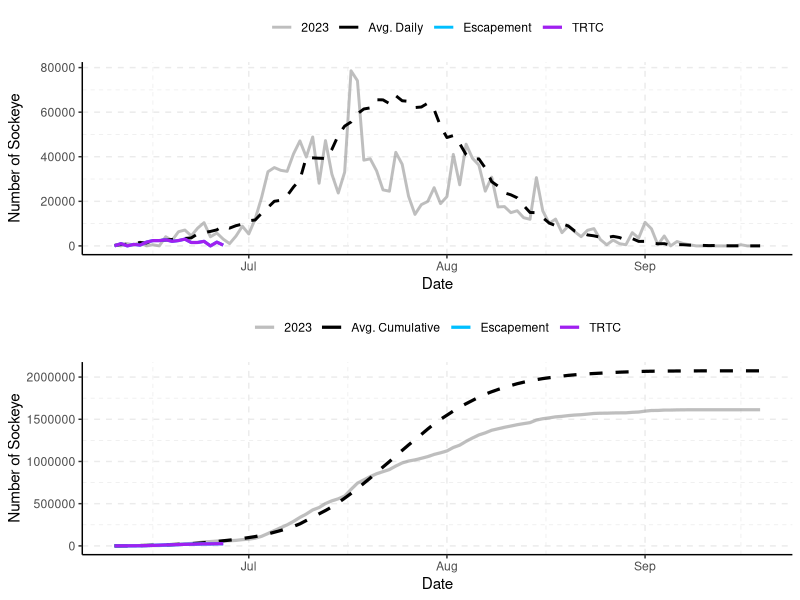
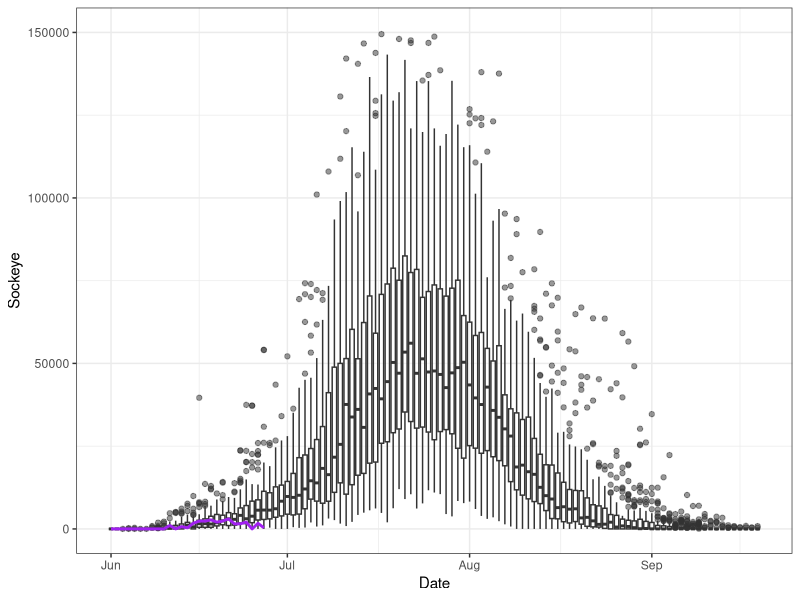
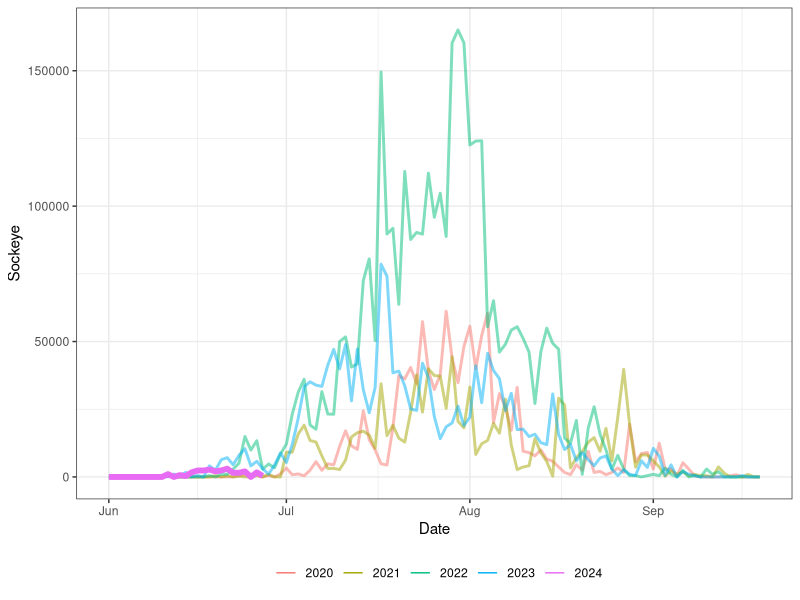
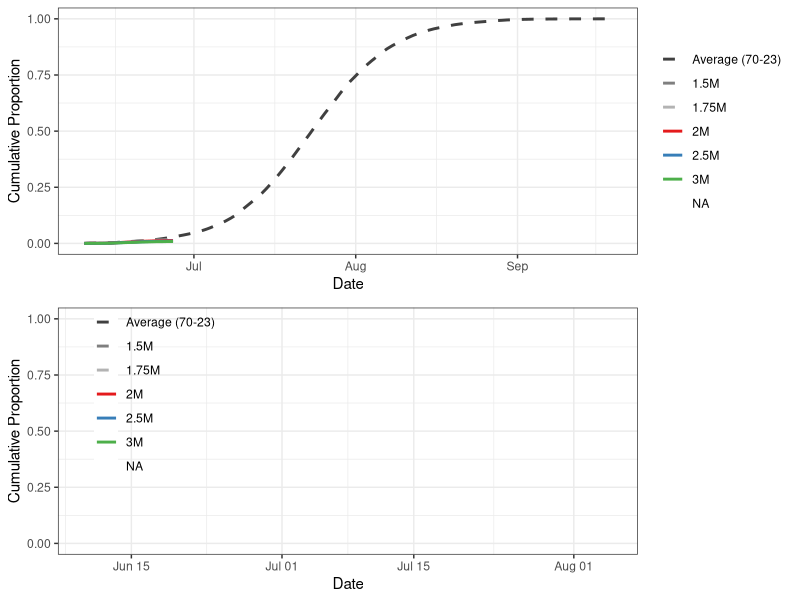
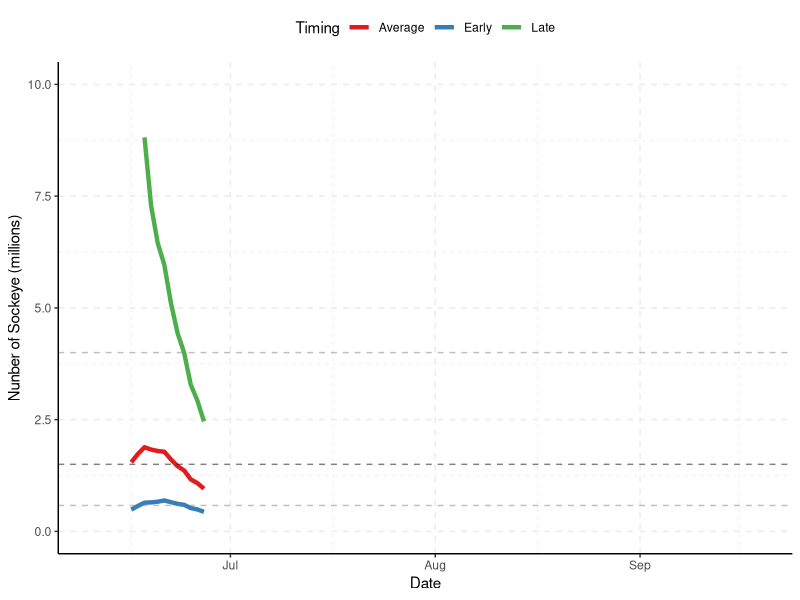
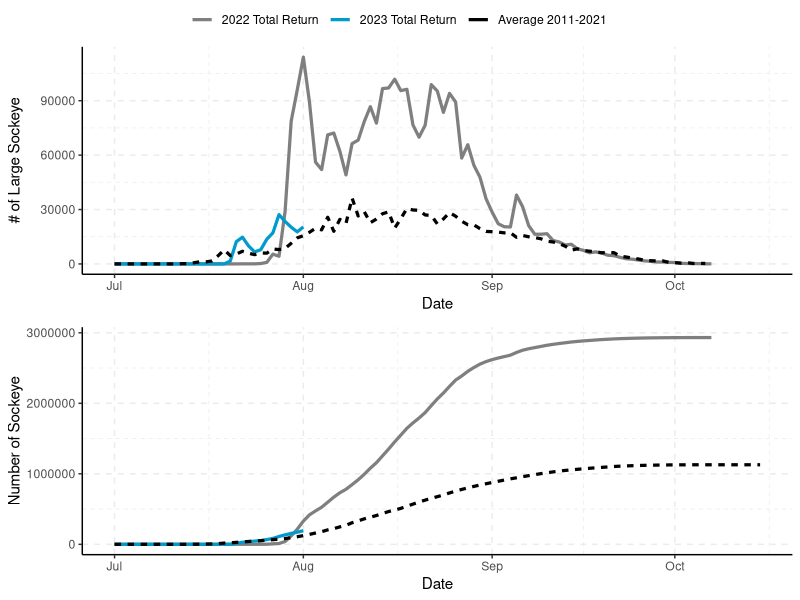
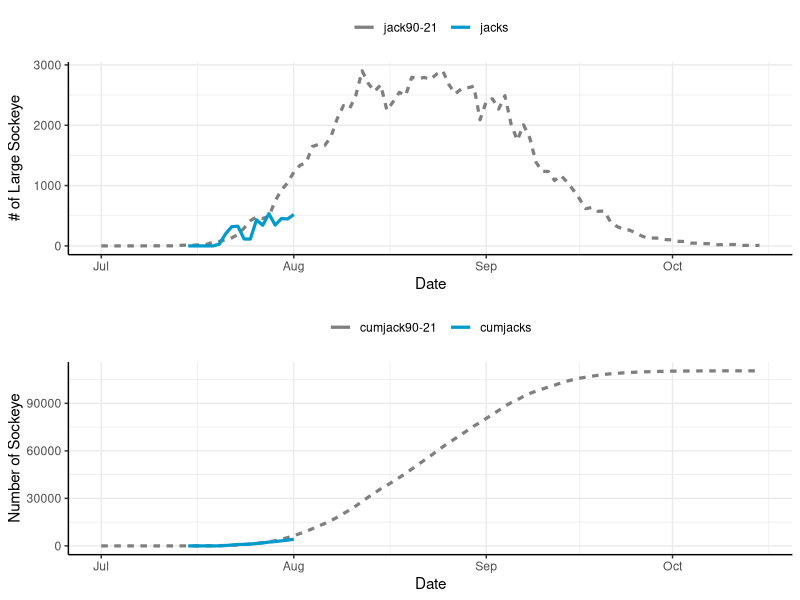
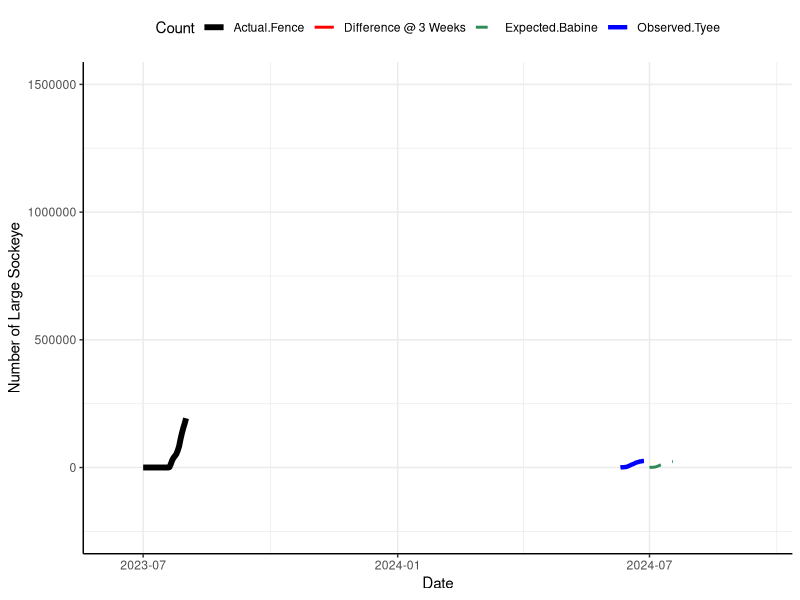

Write R code to recreate these figures, in order.
## ---- chunk 1
library(tidyverse)
library(data.table)
library(readxl)
library(knitr)
library(ggpubr)
library(kableExtra)

options(scipen=10000)
## ---- chunk 2
data<-read_excel("data/tyee and catch and fence in-season updates 2024.xlsx",sheet="Tyee")
data$Date<-as.Date(data$Date)
## ---- chunk 3
tyee.day<-as.Date("2024-06-27")
tyee.date<-"June 27"
fence.day<-as.Date("2024-06-27")
fence.date<-"June 27"
## ---- chunk 4
i<-match(tyee.day,data$Date)

average<-data$average[i]

e<-data$cumtyee[i]
t<-data$cumtrtc[i]
c<-data$cumcatch[i]

avgper<-round(data$Runtiming[i],3)*100
earlyper<-round(data$Runtiming[i+7],3)*100
lateper<-round(data$Runtiming[i-7],3)*100

#stat2<-data.frame(`Cumulative to Date`=c("Escapement Past Tyee","TRTC (Escapement+Catch)","Catch (preliminary"),`Number of Sockeye`=c(e,t,c))
#kable(stat2,caption=paste0("Cumulative escapement, TRTC, and catch to ",todate,"."))

stat3<-data.frame(`Cumulative to Date`=c("Escapement Past Tyee","TRTC (Escapement+Catch)","Catch (preliminary)"),`Number of Sockeye`=c(e,t,c),
                  `Run Timing`=c("Average","One week early","One week late"),`Percent Through`=c(avgper,earlyper,lateper))

kable(stat3,caption=paste0("Cumulative escapement, TRTC, and catch to ",tyee.date,"."))

## ---- chunk 5
escandtrtcdaily<-data%>%select(Date,Escapement=esctyee,TRTC=`dailytrtc`,`Avg. Daily`=`average70-23`,"2023"=esc23)%>%
  pivot_longer(2:5,values_to="Number of Sockeye",names_to="Type")%>%
  mutate(lt=case_when(Type=="Escapement"|Type=="TRTC"~"2024",
                      Type=="Avg. Daily"~"Average",
                      Type=="2023"~"2023"))

t1<-ggplot(escandtrtcdaily,aes(x=Date,y=`Number of Sockeye`,color=Type,linetype=lt,size=Type,alpha=Type))+
  geom_line()+
  scale_size_manual(values=c(1,1,1,1.1))+
  scale_alpha_manual(values=c(.5,1,1,1))+
  scale_color_manual(values=c("grey50","black","deepskyblue1","purple"))+
  scale_linetype_manual(values=c("solid","solid","dashed"))+
  theme_classic()+
  grids(linetype = "dashed")+
  theme(legend.title = element_blank(),legend.position = "top")+
  guides(linetype="none")


escandtrtccum<-data%>%select(Date,Escapement=cumtyee,TRTC=cumtrtc,`Avg. Cumulative`=`cum70-23`,"2023"=cum23)%>%
  pivot_longer(2:5,values_to="Number of Sockeye",names_to="Type")%>%
  mutate(lt=case_when(Type=="Escapement"|Type=="TRTC"~"2024",
                      Type=="Avg. Cumulative"~"Average",
                      Type=="2023"~"2023"))

t2<-ggplot(escandtrtccum,aes(x=Date,y=`Number of Sockeye`,color=Type,linetype=lt,alpha=Type))+
  geom_line(linewidth=1.1)+
  scale_linetype_manual(values=c("solid","solid","dashed"))+
  scale_size_manual(values=c(1,1,1,1.1))+
  scale_alpha_manual(values=c(.5,1,1,1))+
  scale_color_manual(values=c("grey50","black","deepskyblue1","purple"))+
  theme_classic()+
  grids(linetype = "dashed")+
  theme(legend.title = element_blank(),legend.position = "top")+
  guides(linetype="none")
## ---- chunk 6
#| label: fig-plot
#| echo: false
#| results: asis
#| message: false
#| warning: false
#| fig-cap: "Daily (top) and cumulative (bottom) estimated escapement and TRTC (escapement + adjusted catch) at the Tyee test fishery versus the 1985-2023 average."
#| fig-height: 8

ggarrange(t1,t2,align="v",ncol=1)

## ---- chunk 7
#| label: fig-tyee
#| echo: false
#| message: false
#| warning: false
#| fig-cap: "Daily run through Tyee (uncorrected) from 1970-2023. 2024 run is shown in purple."
#| fig-height: 5

daily<-read_excel("data/tyee and catch and fence in-season updates 2024.xlsx",sheet="tyee daily")

gg.daily<-daily%>%
  pivot_longer("1970":"2024",names_to="Year",values_to="Sockeye")%>%
  mutate(Year=as.numeric(Year))

ggplot(gg.daily,aes(x=Date,y=Sockeye,group=Date))+
  geom_boxplot(fill="white",alpha=.5)+
      geom_line(data=gg.daily%>%filter(Year==2024),aes(x=Date,y=Sockeye,group=1),color="purple",linewidth=1)+
  ylim(0,150000)+
  theme_bw()
## ---- chunk 8
#| label: fig-tyee2
#| echo: false
#| warning: false
#| message: false
#| fig-cap: "Daily run through Tyee (uncorrected) since 2020. 2024 run is shown in purple."
#| fig-height: 5

gg.daily2<-gg.daily%>%filter(Year>=2020)%>%
  mutate(per=ifelse(Year==2024,"current","past"))

ggplot(gg.daily2,aes(x=Date,y=Sockeye,color=factor(Year),linewidth=per,alpha=per))+
  geom_line()+
  scale_linewidth_manual(values=c(2,1))+
  scale_alpha_manual(values=c(1,.5))+
  theme_bw()+
  guides(alpha="none",linewidth="none")+
  labs(color="")+
  theme(legend.position = "bottom")


## ---- chunk 9
#| label: fig-cumu
#| include: false
#| echo: false
#| message: false
#| warning: false
#| fig-cap: "Cumulative estimated daily proportion of TRTC based on 1985-2021 average."
#| fig-height: 8

i<-match(tyee.day,data$Date)

early<-data$early[i]
average<-data$average[i]
late<-data$late[i]

names(data)

pcum<-datapcum<-data%>%select(Date,cumtrtc,"Average (70-23)"=`pcum70-23`)%>%
  mutate(`1.5M`=cumtrtc/1500000,
         `1.75M`=cumtrtc/1750000,
         `2M`=cumtrtc/2000000,
         `2.5M`=cumtrtc/2500000,
         `3M`=cumtrtc/3000000,
         "Early (70-23)"=lead(`Average (70-23)`,7),
         "Late (70-23)"=lag(`Average (70-23)`,7))%>%
  select(-cumtrtc)%>%
  pivot_longer(2:9,names_to="Type",values_to="cp")%>%
  mutate(Type=factor(Type,levels=c("Early (85-21)","Average (70-23)", "Late (85-21)"
                                   ,"1.5M","1.75M","2M","2.5M","3M")))

cols<-RColorBrewer::brewer.pal(5, "Set1")

g1<-ggplot(pcum,aes(x=Date,y=cp,color=Type,linetype=Type))+
  geom_line(size=1)+
  scale_colour_manual(values=c("grey25","grey50","grey70",cols))+
  scale_linetype_manual(values=c("dashed","dashed","dashed","solid","solid","solid","solid","solid"))+
  theme_bw()+
  labs(y="Cumulative Proportion")+
  theme(legend.title=element_blank(),legend.position.inside=c(.85,.35),legend.background = element_blank())

g2<-ggplot(pcum,aes(x=Date,y=cp,color=Type,linetype=Type))+
  geom_line(size=1)+
  scale_colour_manual(values=c("grey25","grey50","grey70",cols))+
  scale_linetype_manual(values=c("dashed","dashed","dashed","solid","solid","solid","solid","solid"))+
  theme_bw()+
  labs(y="Cumulative Proportion")+
  theme(legend.title=element_blank(),legend.position=c(.17,.65),legend.background = element_blank())+
  ylim(0,1)+
  xlim(as.Date("2023-06-10"),as.Date("2023-08-05"))

ggarrange(g1,g2,align="v",ncol=1)

## ---- chunk 10
#| label: fig-table
#| echo: false
#| results: asis

i<-match(tyee.day,data$Date)

early<-round(data$early[i],0)
average<-round(data$average[i],0)
late<-round(data$late[i],0)

stat1<-data.frame(`Run-Timing`=c("Early","Average","Late"),`Forecasted Final Run Size`=c(early,average,late))

kable(stat1,caption="Forecasted sockeye final TRTC based on early, average and late run-timing.")

## ---- chunk 11
#| label: fig-fore
#| echo: false
#| warning: false
#| fig-cap: "Forecasted final TRTC of Skeena sockeye based on the simple scalar run-timing model. The dashed horizontal lines show the median p50 value of the pre-season forecast (black), and the 90% confidence intervals (grey)."
#| fig-height: 4

tyeemodel<-data%>%select(Date,Early=early,Average=average,Late=late)%>%
  pivot_longer(2:4,values_to="Number of Sockeye",names_to="Timing")

ggplot(tyeemodel,aes(x=Date,y=`Number of Sockeye`/10^6,color=Timing))+
  geom_line(size=1.5)+
  labs(y="Nunber of Sockeye (millions)")+
  scale_color_brewer(palette="Set1")+
  theme_classic()+
  ylim(0,10)+
  geom_hline(yintercept=.580,linetype="dashed",alpha=.5,color="grey50")+
  geom_hline(yintercept=1.5,linetype="dashed",alpha=.5,color="black")+
  geom_hline(yintercept=4,linetype="dashed",alpha=.5,color="grey50")+
  grids(linetype = "dashed")+
  theme(legend.position = "top")
## ---- chunk 12
#| echo: false
#| results: asis
#| include: false

fence<-read_excel("data/tyee and catch and fence in-season updates 2023.xlsx",sheet="Babine")
fence$Date<-as.Date(fence$Date)
## ---- chunk 13
#| label: fig-table2
#| echo: false
#| results: asis
#| include: false

i<-match(fence.day,fence$Date)

totalrun<-fence$cumrun[i]
cumjacks<-fence$cumjacks[i]

stat2<-data.frame(`Babine Fence`=c("Large Sockeye","Jacks"),`Total Run`=c(totalrun,cumjacks))

kable(stat2,caption=paste0("Cumulative large sockeye and jacks to Babine River fence to ",fence.date,".")) %>% kable_styling(latex_options = "HOLD_position")

## ---- chunk 14
#| echo: false
#| warning: false
#| include: false

fencedaily<-fence%>%select(Date,`2023 Total Return`=totalrun,`2022 Total Return`=dailyTR.2022,`Average 2011-2021`=`avg11-21`)%>%
  pivot_longer(2:4,values_to="Number of Sockeye",names_to="Type")%>%
  mutate(lt=case_when(Type=="2022 Total Return"|Type=="2023 Total Return"~"Annual",
                      Type=="Average 2011-2021"~"Average"))

b1<-ggplot(fencedaily,aes(x=Date,y=`Number of Sockeye`,color=Type,linetype=lt))+
  geom_line(size=1.1)+
  scale_color_manual(values=c("grey50","deepskyblue3","black"))+
  theme_classic()+
  grids(linetype = "dashed")+
  theme(legend.title = element_blank(),legend.position = "top")+
  guides(linetype="none")+
  labs(y="# of Large Sockeye")

fencecum<-fence%>%select(Date,`2023 Total Return`=cumrun,`Average 2011-2021`=`cumavg11-21`,`2022 Total Return`=cumTR.2022)%>%
  pivot_longer(2:4,values_to="Number of Sockeye",names_to="Type")%>%
  mutate(lt=case_when(Type=="2022 Total Return"|Type=="2023 Total Return"~"Annual",
                      Type=="Average 2011-2021"~"Average"))

b2<-ggplot(fencecum,aes(x=Date,y=`Number of Sockeye`,color=Type,linetype=lt))+
  geom_line(size=1.1)+
  scale_color_manual(values=c("grey50","deepskyblue3","black"))+
  theme_classic()+
  grids(linetype = "dashed")+
  theme(legend.title = element_blank(),legend.position = "top")+
  guides(linetype="none")

## ---- chunk 15
#| label: fig-babine
#| echo: false
#| warning: false
#| fig-cap: "Top panel: Total run to Babine fence for 2023 compared to 2022 (recent highest year) and the average from 2011-2021. Bottom panel: Cumulative estimated run to the Babine fence for 2023 and the average from 2011-2021."
#| include: false
#| fig-height: 5.5

ggarrange(b1,b2,ncol=1,align="v",common.legend = TRUE)

## ---- chunk 16
#| echo: false
#| warning: false
#| include: false

fencejacks<-fence%>%select(Date,jacks=dailytotaljacks,`jack90-21`)%>%
  pivot_longer(2:3,values_to="Number of Sockeye",names_to="Type")%>%
  mutate(lt=case_when(Type=="jacks"~"Annual",
                      Type=="jack90-21"~"Average"))

j1<-ggplot(fencejacks,aes(x=Date,y=`Number of Sockeye`,color=Type,linetype=lt))+
  geom_line(size=1.1)+
  scale_color_manual(values=c("grey50","deepskyblue3","black"))+
  theme_classic()+grids()+
  theme(legend.title = element_blank(),legend.position = "top")+
  guides(linetype="none")+
  labs(y="# of Large Sockeye")

jackscum<-fence%>%select(Date,cumjacks,`cumjack90-21`)%>%
  pivot_longer(2:3,values_to="Number of Sockeye",names_to="Type")%>%
  mutate(lt=case_when(Type=="cumjacks"~"Annual",
                      Type=="cumjack90-21"~"Average"))

j2<-ggplot(jackscum,aes(x=Date,y=`Number of Sockeye`,color=Type,linetype=lt))+
  geom_line(size=1.1)+
  scale_color_manual(values=c("grey50","deepskyblue3","black"))+
  theme_classic()+grids()+
  theme(legend.title = element_blank(),legend.position = "top")+
  guides(linetype="none")

## ---- chunk 17
#| label: fig-cumu_bab
#| echo: false
#| warning: false
#| fig-cap: "Daily (top) and cumulative (bottom) estimated total run of sockeye jacks in 2023 at the Babine Fence versus the 1990-2021 average."
#| include: false
#| fig-height: 6

ggarrange(j1,j2,align="v",ncol=1)

## ---- chunk 18
#| label: fig-diff
#| echo: false
#| fig-cap: "Estimated difference in sockeye between escapement past Tyee and the Babine Fence based on 3 week migration timing, 10% non-Babine stocks, and in-river FSC and demo catch to date. The solid blue line is the escapement past Tyee, the dotted green line is the expected run at the Babine fence, the solid black line is the actual total run at the fence, and the red line is the difference between the black line and green line (fence run - expected run)."
#| include: false
#| fig-height: 6

#Explanation for figure
#This comparison aims to provide a coarse idea on the catchability at Tyee. #The red line in the figure below shows the difference between the escapement #past Tyee and the total run being counted at the Babine Fence, based on some #assumptions. These assumptions include 3 week migration timing, 10% #non-Babine stock composition and a rough estimate of in-river FSC and demo #harvest to date between Tyee and Babine. In 2023 some sockeye were missed #due to the delay from wildfire evacuations, however DFO and LBN staff #indicate that no sockeye were visible below the fence when it was evacuated, #and therefore the number of sockeye missed was probably fairly low. #Additional analysis will be required to provide an estimate of the number of #missed sockeye.

pernonbabine<-.1

ty<-data%>%select(Date, Observed.Tyee=cumtyee)
fe<-fence%>%select(Date,Actual.Fence=cumrun)

inrivercatch<-read_excel("data/tyee and catch and fence in-season updates 2023.xlsx",sheet="inriver catch")
inrivercatch$Date<-as.Date(inrivercatch$Date)

ca<-inrivercatch%>%select(Date,inriver.harvest)

comp<-merge(ty,fe,all=TRUE)%>%merge(ca,all=TRUE)%>%
  mutate(Expected.Babine=lag((1-pernonbabine)*Observed.Tyee,21),
         `Difference @ 3 Weeks`=Actual.Fence-Expected.Babine-inriver.harvest)%>%
  select(-inriver.harvest)%>%
  pivot_longer(2:5,names_to="Count",values_to="Fish")

ggplot(comp,aes(x=Date,y=Fish,color=Count,size=Count,linetype=Count))+
  geom_line()+
  theme_classic()+grids()+
  scale_colour_manual(values=c("black","red","seagreen4","blue"))+
  scale_linetype_manual(values=c("solid","solid","dashed","solid"))+
  scale_size_manual(values=c(2,1,1,1.5))+
  theme(legend.position="top")+
  labs(y="Number of Large Sockeye")+
  ylim(-250000,1500000)

## ---- chunk 19
#| echo: false
#| warning: false
#| include: false

hcr<-data.frame(TRTC=c(0,1050000,2000000,4000000,5000000),
                HR=c(0,0,.2,.4,.4))

p1<-ggplot(hcr,aes(x=TRTC/10^6,y=HR))+
  geom_line(size=1.1)+
  geom_vline(xintercept=average/10^6,linetype="dashed",col="#E41A1C")+
  geom_vline(xintercept=late/10^6,linetype="dashed",col="#4DAF4A")+
  geom_vline(xintercept=early/10^6,linetype="dashed",col="#377EB8")+
  theme_bw()+
  ylim(0,1)+
  labs(y="Canadian Harvest Rate",x="Skeena sockeye return to Canada (millions)")

data<-data%>%rowwise()%>%mutate("TAC-average"=case_when(average<1050000~0,
                          average>=1050000&average<2000000~((average-1050000)/(2000000-1050000)*(.2-.0)+0)*average,
                          average>=2000000&average<4000000~((average-2000000)/(4000000-2000000)*(.4-.2)+.2)*average,
                          average>=4000000~.4*average),
                          "TAC-late"=case_when(late<1050000~0,
                          late>=1050000&late<2000000~((late-1050000)/(2000000-1050000)*(.2-.0)+0)*late,
                          late>=2000000&late<4000000~((late-2000000)/(4000000-2000000)*(.4-.2)+.2)*late,
                          late>=4000000~.4*late),
                          "TAC-early"=case_when(early<1050000~0,
                          early>=1050000&early<2000000~((early-1050000)/(2000000-1050000)*(.2-.0)+0)*early,
                          early>=2000000&early<4000000~((early-2000000)/(4000000-2000000)*(.4-.2)+.2)*early,
                          early>=4000000~.4*early))

ggcatch<-data%>%select(Date,`Cumulative Catch 2023`=cumcatch,
                       `TAC-average`,`TAC-early`,`TAC-late`)%>%
  pivot_longer(2:5,names_to="Catch Type",values_to="Catch")%>%
  filter(Date>"2023-07-01"&Date<"2023-08-15")


p2<-ggplot(ggcatch,aes(x=Date,y=Catch,color=`Catch Type`,size=`Catch Type`,linetype=`Catch Type`))+
  geom_line(size=1.1)+
  scale_color_manual(values=c("black","#E41A1C","#377EB8","#4DAF4A"))+
  scale_size_manual(values=c(2,1,1,1))+
  scale_linetype_manual(values=c("solid","dashed","dashed","dashed"))+
  theme_bw()+
  labs(y="Number of Sockeye")+
  theme(legend.position="top")

catch<-data%>%select(Date,Gillnet=gncatch,Seine=sncatch)%>%
  pivot_longer(2:3,names_to="Gear",values_to="Catch")%>%
    filter(Date>"2023-07-01"&Date<"2023-08-15")

p3<-ggplot(catch,aes(x=Date,y=Catch,fill=Gear))+
  geom_col()+
  scale_fill_brewer(palette="Set1")+
  theme_bw()+
  theme(legend.position="top")

cpue<-data%>%select(Date,gncatch,sncatch,gneffort,sneffort)%>%
  mutate(Gillnet=gncatch/gneffort,Seine=sncatch/sneffort)%>%
  select(Date,Gillnet,Seine)%>%
  pivot_longer(2:3,names_to="Gear",values_to="CPUE")%>%
  filter(Date>"2023-07-01"&Date<"2023-08-15")

p4<-ggplot(cpue,aes(x=Date,y=CPUE,color=Gear))+
  geom_line()+geom_point()+
  scale_color_brewer(palette="Set1")+
  theme_bw()+
  theme(legend.position = "top")+
  labs(y="Sockeye CPUE")+
  expand_limits(y=0)

## ---- chunk 20
#| label: fig-skeena
#| echo: false
#| warning: false
#| fig-cap: "Top panel: The Skeena sockeye harvest control rule based on TRTC. Bottom panel: Cumulative Area 4 gillnet and seine sockeye catch versus daily estimates of TAC based on early (blue), average (red), and late (green) run-timing from the in-season TRTC model."
#| include: false
#| fig-height: 6

ggarrange(p1,p2,ncol=1,align="v")

## ---- chunk 21
#| label: fig-gill
#| echo: false
#| warning: false
#| fig-cap: "Top panel: Area 4 gillnet and seine sockeye catch. Bottom panel: CPUE of gillnet and seine based on daily catch/daily effort. Note that some values are preliminary."
#| include: false
#| fig-height: 6

ggarrange(p3,p4,ncol=1,align="v")
## ---- chunk 22
#| label: fig-demo
#| echo: false
#| warning: false
#| fig-cap: "Catches of sockeye in First Nations Area 4 demo fisheries."
#| include: false
#| fig-height: 4

demo.data<-read_excel("data/tyee and catch and fence in-season updates 2023.xlsx",sheet="demo catches")
demo.data$date<-as.Date(demo.data$date)

demo.totals<-demo.data%>%group_by(Nation=nation)%>%summarise("Total Demo Sockeye Catch"=sum(pieces))

total.demo.catch=sum(demo.totals$`Total Demo Sockeye Catch`)

total.row<-tibble(Nation="Total","Total Demo Sockeye Catch"=total.demo.catch)

demo.table<-rbind(demo.totals,total.row)

kable(demo.table,caption="Total Area 4 First Nations demo catches of sockeye.")%>%
  row_spec(3,hline_after=T) %>% kable_styling(latex_options = "HOLD_position")

ggplot(demo.data,aes(x=date,y=pieces,fill=nation))+
  geom_col()+
  labs(y="Number of Sockeye",x="Date",fill="Nation")+
  theme_bw()+
  xlim(c(as.Date("2023-07-01"),as.Date("2023-09-01")))


## ---- chunk 23
#| label: fig-other
#| echo: false
#| message: false
#| warning: false
#| fig-cap: "Number of other species caught and released (coho, chinook, chum and steelhead), or kept (pinks)."
#| include: false
#| fig-height: 7

othercatch<-read_excel("data/tyee and catch and fence in-season updates 2023.xlsx",sheet="gncatch")

#oc2<-othercatch%>%pivot_longer(4:10,names_to="Species",values_to="Catch")%>%
#  mutate(cpue=Catch/effort)%>%
#  filter(Date>as.Date("2023-07-05")&Date<as.Date("2023-08-10"))%>%
#  mutate(type=ifelse(Species%in%c("Chinook (Released)","Chum (Released)","Steelhead (Released)","Coho (Released)"),"Released","Kept"))%>%
#  mutate(sp=case_when(Species=="Chinook (Released)"~"Chinook",
#                      Species=="Coho (Released)"~"Coho",
#                      Species=="Pink (Kept)"~"Pink Kept",
#                      Species=="Pink (Released)"~"Pink Rel",
#                      Species=="Chum (Released)"~"Chum",
#                      Species=="Steelhead (Released)"~"Steelhead",
#                      Species=="Sockeye (Kept)"~"Sockeye"))

oc2<-othercatch%>%pivot_longer(4:10,names_to="Species",values_to="Catch")%>%
  mutate(cpue=Catch/effort)%>%
  filter(Date>as.Date("2023-07-05")&Date<as.Date("2023-08-10"))%>%
  mutate(type=ifelse(Species%in%c("Chinook (Released)","Chum (Released)","Steelhead (Released)","Coho (Released)"),"Released","Kept"))%>%
  mutate(sp=case_when(Species=="Chinook (Released)"~"Chinook",
                      Species=="Coho (Released)"~"Coho",
                      Species=="Pink (Kept)"~"Pink",
                      Species=="Pink (Released)"~"Pink",
                      Species=="Chum (Released)"~"Chum",
                      Species=="Steelhead (Released)"~"Steelhead",
                      Species=="Sockeye (Kept)"~"Sockeye"),
         dis=case_when(Species=="Chinook (Released)"~"Released",
                      Species=="Coho (Released)"~"Released",
                      Species=="Pink (Kept)"~"Kept",
                      Species=="Pink (Released)"~"Released",
                      Species=="Chum (Released)"~"Released",
                      Species=="Steelhead (Released)"~"Released",
                      Species=="Sockeye (Kept)"~"Kept"))

#ggplot(oc2,aes(x=Date,y=Catch,color=gear))+
#  geom_line()+geom_point()+
#  theme_classic()+
#  grids()+
#  facet_wrap(~Species,ncol=2,scales="free_y")+
#  theme(legend.position="top")+
#  expand_limits(y=0)

ggplot(oc2,aes(x=Date,y=Catch,color=gear))+
  geom_line()+geom_point()+
  theme_bw()+
  grids()+
  #facet_wrap(~Species,ncol=2,scales="free_y")+
  facet_grid(sp~dis,scales="free_y")+
  theme(legend.position="top")+
  expand_limits(y=0)

## ---- chunk 24
#| label: fig-other_cpue
#| echo: false
#| message: false
#| warning: false
#| fig-cap: "CPUE of other species caught and released (coho, chinook, chum and steelhead), or kept (pinks) by gillnets."
#| include: false
#| fig-height: 7

gncpue<-oc2%>%filter(gear=="gillnet")

ggplot(gncpue,aes(x=Date,y=cpue))+
  geom_line()+geom_point()+
  theme_bw()+
  grids()+
  #facet_wrap(~Species,ncol=2,scales="free_y")+
  facet_grid(sp~dis,scales="free_y")+
  theme(legend.position="top")
## ---- chunk 25
#| label: fig-seine
#| echo: false
#| message: false
#| warning: false
#| fig-cap: "CPUE of other species caught and released (coho, chinook, chum and steelhead), or kept (pinks) by seines."
#| include: false
#| fig-height: 7

sncpue<-oc2%>%filter(gear=="seine")

ggplot(sncpue,aes(x=Date,y=cpue))+
  geom_line()+geom_point()+
  theme_bw()+
  grids()+
  #facet_wrap(~Species,ncol=2,scales="free_y")+
  facet_grid(sp~dis,scales="free_y")+
  theme(legend.position="top")
## ---- chunk 26
#| label: fig-area4
#| echo: false
#| message: false
#| warning: false
#| fig-cap: "Total catch of other species caught and kept or released (coho, pinks, chinook, chum and steelhead) by gillnets and seines in the marine Area 4 commercial fishery."
#| include: false
#| fig-height: 6

oc.total<-oc2%>%group_by(gear,Species=sp,dis)%>%summarise(total=sum(Catch,na.rm=TRUE))

oc.table<-oc.total%>%pivot_wider(names_from=c("gear","dis"),values_from="total")%>%replace(is.na(.),0)

kable(oc.table,caption=paste0("Total catch of coho, chum, chinook, pink and steelhead in the commercial gillent and seine fisheries to ",tyee.date,"."))

ggplot(oc.total,aes(x=Species,y=total,fill=gear))+
  geom_col()+
  scale_color_brewer(palette="Set1")+
  #geom_text(aes(label=total),vjust=-.3,color="black")+
  facet_wrap(~dis,ncol=1,scales="free_y")+
  theme_bw()+
  labs(y="Total Catch",x="Species")+
  scale_y_continuous(expand=c(.1,0))+
  theme(strip.background = element_blank())

## ---- chunk 27
#| echo: false
#| include: false
#| warning: false
#| message: false

rt<-read_excel("data/rt karl.xlsx",sheet="Sheet1")

n=10000

rtm<-data.frame()

for (i in 1:nrow(rt)){
  u<-rt$MeanJulian[i]
  sd<-rt$SD[i]
  
  g<-data.frame(stock=rt$Stock[i],dev=rnorm(n,rt$MeanJulian[i],rt$SD[i]))
  rtm<-rbind(rtm,g)
  
}

#as.numeric(format(as.Date("2022-08-07"), "%j"))

days<-format(seq(as.Date("2022-06-01"),as.Date("2022-09-15"),10),"%b-%d")

rtm2<-rtm%>%filter(dev>=152&dev<=258)%>%group_by(stock)%>%mutate(u=mean(dev))

## ---- chunk 28
#| label: fig-boxp
#| echo: false
#| fig-cap: "Boxplots of stock specific run-timing through Tyee. Based on 2000-2014 data provided by Karl English from updated NBRR work. The filled area of the box represents 50% of the run."
#| warning: false
#| message: false
#| fig-height: 8

ggplot(rtm2,aes(x=dev,y=reorder(stock,dev,FUN=median),fill=stock))+
  geom_boxplot()+
  theme_classic()+grids()+
  scale_y_discrete(limits=rev)+
  guides(fill="none")+
  labs(y="Stock",x="Date",title="Stock run-timing at Tyee based on 2000-2014 GSI",subtitle="NBRR data provided by Karl English July 2022")+
 scale_x_continuous(breaks=seq(152,258,10),labels=days)+
  theme(axis.text.x = element_text(angle=90))

## ---- chunk 29
#| label: fig-hist
#| echo: false
#| fig-cap: "Histograms of stock specific run-timing through Tyee. Based on 2000-2014 data provided by Karl English from updated NBRR work."
#| warning: false
#| message: false
#| fig-height: 8

ggplot(rtm2,aes(x=dev))+
  geom_histogram(aes(fill=stock),binwidth = 5,alpha=.3)+
  facet_grid(reorder(stock,dev,FUN=median)~.,scales="free_y",switch="y")+
  theme_classic()+grids()+
  theme(strip.text.y.left = element_text(angle=0,size=8),
        strip.placement="outside",
        axis.text.y=element_blank(),
        axis.ticks.y=element_blank(),
        strip.background = element_blank(),
        axis.text.x = element_text(angle=90))+
  labs(y="Stock",x="Date",title="Stock run-timing at Tyee based on 2000-2014 GSI",subtitle="NBRR data provided by Karl English July 2022")+
  geom_vline(aes(xintercept=u,color=stock), size=1,alpha=.5)+
  scale_x_continuous(breaks=seq(152,258,10),labels=days)+
  guides(fill="none",color="none")+
  annotate("rect", xmin = 196, xmax = 219, ymin = 0, ymax = Inf,alpha = .2)
  
## ---- chunk 30
#| label: fig-dens
#| echo: false
#| fig-cap: "Density plot of stock specific run-timing through Tyee. Based on 2000-2014 data provided by Karl English from updated NBRR work."
#| warning: false
#| message: false
#| fig-height: 8

ggplot(rtm2,aes(x=dev),color=stock)+
  geom_density(aes(fill=stock),alpha=.3)+
  #scale_fill_brewer(palette="Set1")+
  facet_wrap(~reorder(stock,dev,FUN=median),scales="free_y",ncol=1,strip.position="left")+
  theme_classic()+grids()+
   theme(strip.text.y.left = element_text(angle=0,size=8),
        strip.placement="outside",
        axis.text.y=element_blank(),
        axis.ticks.y=element_blank(),
        axis.ticks.x=element_blank(),
        strip.background = element_blank(),
        axis.text.x = element_text(angle=90),
        plot.caption.position="plot",
        plot.caption=element_text(hjust=.5))+
  geom_vline(aes(xintercept=u,color=stock), size=1,alpha=.5)+
  labs(y="Stock",x="Date",caption="Stock run-timing at Tyee based on average run-timing (2000-2014) plus 3 weeks.\nVertical lines show the mean for each stock, with the 2022 harvest window\nshown by the grey shaded box.\nData from Karl English from NBRR update provided July 2022.")+
  scale_x_continuous(breaks=seq(152,258,10),labels=days)+
  guides(fill="none",color="none")+
   annotate("rect", xmin = 196, xmax = 219, ymin = 0, ymax = Inf,alpha = .2)

#ggsave("Tyee stock run timing.png",dpi=600,height=8,width=7)
## ---- chunk 31
#| include: false

babrt<-rtm%>%filter(stock%in%c("Babine W Early","Babine W Middle","Babine W Late","Babine Pinkut","Babine Fulton"))%>%
  mutate(fencert=dev+21)

days<-format(seq(as.Date("2022-07-01"),as.Date("2022-10-07"),7),"%b-%d")
as.numeric(format(as.Date("2022-10-07"), "%j"))

babrt2<-babrt%>%filter(fencert>=182&fencert<=280)%>%group_by(stock)%>%mutate(med=mean(fencert))

babmed<-babrt%>%group_by(stock)%>%summarise(u=mean(fencert))

ggplot(babrt2,aes(x=fencert))+
  geom_density(aes(fill=stock),alpha=.3)+
  scale_fill_brewer(palette="Set1")+
  facet_wrap(~reorder(stock,dev,FUN=median),scales="free_y",ncol=1,strip.position="left")+
  theme_classic()+grids()+
  theme(strip.text.y.left = element_text(angle=0,size=8),
        strip.placement="outside",
        axis.text.y=element_blank(),
        axis.ticks.y=element_blank(),
        axis.ticks.x=element_blank(),
        strip.background = element_blank(),
        axis.text.x = element_text(angle=90),
        plot.caption.position="plot",
        plot.caption=element_text(hjust=0))+
  geom_vline(aes(xintercept =med,color=stock), size=1,alpha=.5)+
  scale_color_brewer(palette="Set1")+
  labs(y="Stock",x="Date",
  caption="Stock run-timing at Babine fence based on average Tyee run-timing (2000-2014) plus 3 weeks.\nData from Karl English from NBRR update provied July 2022.")+
  scale_x_continuous(breaks=seq(182,280,7),labels=days)+
  guides(fill="none",color="none")

#ggsave("Babine run timing for Donna.png",dpi=600,height=8,width=7)
